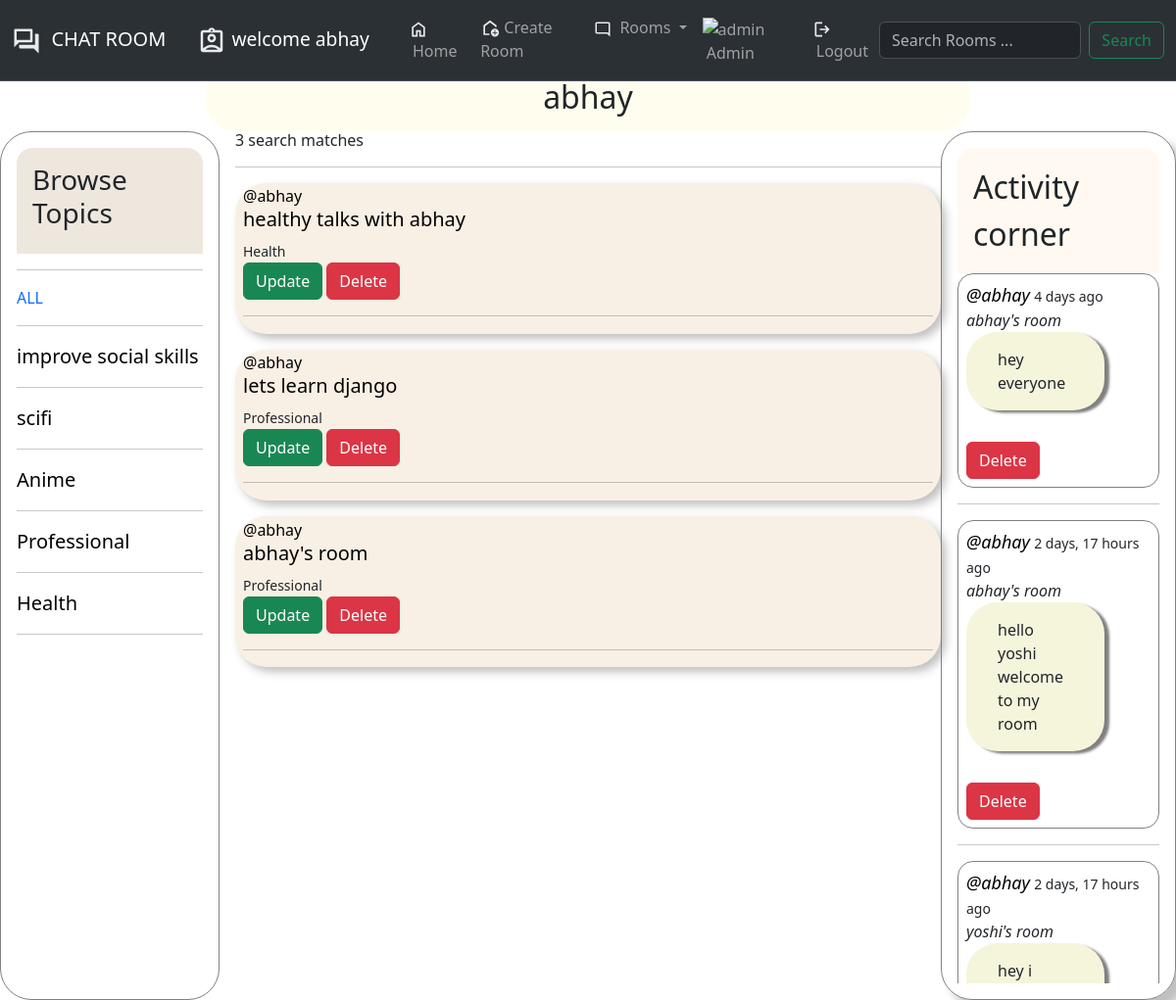
Screenshot of /profile/1 (signed in) with the database file from the repository.
### base/models.py (models this page shows, shortened)
class Topic(models.Model):
    name=models.CharField(max_length=200)

class Room(models.Model):
    host = models.ForeignKey(User , on_delete=models.SET_NULL ,null = True)
    topic = models.ForeignKey(Topic , on_delete=models.SET_NULL ,null = True)
    name = models.CharField(max_length=200)
    description = models.TextField(null=True , blank=True)
    updated = models.DateTimeField(auto_now=True)
    created = models.DateTimeField(auto_now_add=True)
    participants = models.ManyToManyField(User , related_name='participants')
    private = models.CharField(max_length=100)
    password = models.CharField(max_length=100 ,null = True)
    class Meta:
        ordering = ['-updated' , '-created']
    def __str__(self):
        return self.name

class Message(models.Model):
    user = models.ForeignKey(User , on_delete=models.CASCADE)
    room = models.ForeignKey(Room , on_delete=models.CASCADE)
    body = models.TextField()
    updated = models.DateTimeField(auto_now=True)
    created = models.DateTimeField(auto_now_add=True)
    class Meta:
        ordering = ['updated' , 'created']

### base/views.py (the view)
# urls.py: path('profile/<str:pk>',views.profilepage , name='profile' ),
@login_required(login_url='login')
def profilepage(request, pk):
    user = User.objects.get(id = pk)
    rooms = Room.objects.filter(host = user)
    pr = Message.objects.filter(user = user)
    topics = Topic.objects.all()
    rc = rooms.count()
    context = {
        'user':user,
        'rooms':rooms,
        'pr':pr,
        'topics':topics,
        'rc':rc
    }
    return render(request , 'base/profile.html', context)

### base/templates/base/profile.html (shortened to what this page needs)
{% extends 'main.html' %}
{% block content %}
{% load static %}
<div class="profilemain ">
    <h2 class="profileusername" >{{user.username}}</h2>
    <div class="main">
        {% include 'base/browsetopics.html' %}
        {% include 'base/allrooms.html' %}
        {% include 'base/activity.html' %}
    </div>
</div>
{% endblock content %}

### templates/navbar.html (shortened to what this page needs)
{% load static %}
    <nav class="navbar navbar-expand-lg bg-body-tertiary bg-dark border-bottom border-body" data-bs-theme="dark">
        <div class="container-fluid">
          <a class="navbar-brand" href="/"><img width="30rem"  src="{% static 'images/chat.svg' %}" alt="logo">&nbsp CHAT ROOM</a>
          {% if request.user.is_authenticated %}
            <div class="navbar-brand"><a class="weluser"  href="{% url 'profile' request.user.id %}"><img width="30rem"  src="{% static 'images/pp.svg' %}" alt="logo">&nbspwelcome {{request.user.username}}</a> </div>
            {% endif %}
          <div class="collapse navbar-collapse" id="navbarSupportedContent">
            <ul class="navbar-nav me-auto mb-2 mb-lg-0">
              <li class="nav-item">
                <a class="nav-link " aria-current="page" href="/"><img width="20rem"  src="{% static 'images/home.svg' %}" alt="home">&nbspHome&nbsp</a>
              </li>
              <li class="nav-item">
                <a class="nav-link" href="{% url 'createroom' %}"><img width="20rem"  src="{% static 'images/addroom.svg' %}" alt="create room">&nbspCreate Room&nbsp</a>
              </li>
              <li class="nav-item dropdown">
                <a class="nav-link dropdown-toggle" href="#" role="button" data-bs-toggle="dropdown" aria-expanded="false">
                  <img width="18rem"  src="{% static 'images/rooms.svg' %}" alt="logo">&nbsp Rooms
                </a>
              </li>
              <li class="nav-item">
                <a class="nav-link admin" href="/admin"><img width="20rem"  src="{% static 'images/admin.svg' %}" alt="admin">&nbspAdmin&nbsp</a>
              </li>
              {% if request.user.is_authenticated %}
              <li class="nav-item">
                <a class="nav-link" href="{% url 'logout' %}"><img width="20rem"  src="{% static 'images/logout.svg' %}" alt="logout">&nbspLogout</a>
              </li>
              {% else %}
              <li class="nav-item">
                <a class="nav-link" href="{% url 'login' %}"><img width="20rem"  src="{% static 'images/login.svg' %}" alt="login">&nbspLogin</a>
              </li>
              {% endif %}
            </ul>
            <form class="d-flex" role="search" method="GET" action="{% url 'home' %}">
              <input class="form-control me-2" type="text" name="q" placeholder="Search Rooms ..." aria-label="Search">
              <button class="btn btn-outline-success" type="submit">Search</button>
            </form>
          </div>
        </div>
      </nav>

### base/templates/base/browsetopics.html
<div class="browsemain" >
    <div class="browsetopichead"  >
        <h3>Browse Topics</h3>
    </div>
    <div class="browse-topics" >
        <hr>
        <div class="topics">
            <a style="text-decoration: none;" href="{% url 'home'%}?q=all">ALL</a>
            <hr>
        </div>
        {% for topic in topics %}
        <div class="topics">
            <a style="text-decoration: none;
                     color:black;
                     font-size: 20px;
                     " href="{% url 'home'%}?q={{topic.name}}">{{topic.name}}</a>
        <hr>
    </div>
        {% endfor %}
    </div>
</div>

### base/templates/base/allrooms.html
<div class="rooms">
    <div>
       <h6>{{rc}} search matches</h6>
    </div>
    <hr>
   {% for room in rooms %}
   <div class="roompanel">
       <span><a style="text-decoration: none; color: black;" href="{% url 'profile' room.host.id %}">@{{room.host.username}}</a></span>
       <h5>
           {% if room.private != 'yes' or room.host == request.user or request.user in room.participants.all %}
           <a href="{% url 'room' room.id %} " style="text-decoration: none; color: black;">
               {{room.name}}
           </a>
           {% else %}
           <a href="{% url 'roomcode' room.id %}" style="text-decoration: none; color: black;" >
               {{room.name}}
           </a>
           {% endif %}
       </h5>
       <small>{{room.topic.name}}</small>
       {% if request.user == room.host %}
       <div>
           <small><a class="btn btn-success" href="{% url 'updateroom' room.id %}" role="button">Update</a></small>
           <small><a class="btn btn-danger" href="{% url 'deleteroom' room.id %}" role="button">Delete</a></small>
        </div>
       {% endif %}
       <hr>
   </div>
   {% endfor %}
</div>

### base/templates/base/activity.html (shortened to what this page needs)
<div class="activitymain" >
    <div class="activityhead" >
        Activity corner
    </div>
    <div class="activity">
        {% for r in pr %}
        <div class="main-box">
            <small class="user"><a style="text-decoration: none; color: black;" href="{% url 'profile' r.user.id %}">@{{r.user}}</a></small>
            <small>{{r.created|timesince}} ago</small>
            <div class="roomname">{{r.room}}</div>
            <div class="msg-box">
                {{r.body}}
            </div>
            {% if r.user == request.user %}
            <small><a class="btn btn-danger" href="{% url 'deletemsg' r.id %}" role="button">Delete</a></small>
            {% endif %}
        </div>
        <hr>
        {% endfor %}
    </div>
</div>

### static/styles/main.css (style rules this page uses)
.navbar { position: fixed; top: 0; width: 100%; z-index: 10; }
.navbar-brand { margin-right: 2rem; }
.weluser { text-decoration: none; color:white; font-size:1.2rem ; }
.browsemain { padding: 1rem; border: solid gray 0.05rem; border-radius: 2rem; margin-right: 1rem; z-index: 3; }
.browsetopichead { padding: 1rem; background-color: rgb(238, 231, 222); border-top-left-radius: 1rem; border-top-right-radius: 1rem; }
.roompanel { padding: 0.1rem 0.5rem; box-shadow: 5px 5px 10px rgba(0,0,0,0.25); border-radius: 2rem; margin-bottom: 1rem; background-color: rgb(249, 240, 229); }
.main { display: grid; grid-template-columns: 1fr 3fr 1fr; }
.profileusername { margin: 0 auto; text-align: center; padding: 1rem 0rem; width:65%; border-radius: 2rem; background-color: rgb(255, 253, 237); }
.msg-box { padding:1rem 2rem; margin-bottom: 2rem; background-color: beige; width:fit-content; max-width: 75%; border-radius: 2rem; box-shadow: 10px 5px 5px rgba(0, 0, 0, 0.5); }
.user { font-weight: 500; font-style: italic; }
.roomname { font-style: italic; font-weight: 500; }
.user { font-size: 18px; font-weight: 400; }
.msg-box { padding:1rem 2rem; margin-bottom: 2rem; background-color: beige; width:fit-content; max-width: 75%; border-radius: 2rem; box-shadow: 5px 2.5px 2.5px rgba(0, 0, 0, 0.5); }
.activity { max-height:725px ; overflow: auto; }
.main-box { border-radius: 1rem; padding: 0.5rem; border: solid gray 0.05rem; }
.activitymain { padding: 1rem; border: solid gray 0.05rem; border-radius: 2rem; box-shadow: 10px 10px 10px rgba(0, 0, 0, 0.25); z-index: 3; height: fit-content; }
.activityhead { padding: 1rem; background-color: rgb(255, 249, 241); border-top-left-radius: 1rem; border-top-right-radius: 1rem; display: flex; font-weight: 500; font-size: 2rem; }

### rows the page displays
Topic: name "improve social skills"
Topic: name "scifi"
Topic: name "Anime"
Topic: name "Professional"
Topic: name "Health"
Room: host.username "abhay", name "healthy talks with abhay", topic.name "Health", shows "Update"
Room: host.username "abhay", name "lets learn django", topic.name "Professional", shows "Update"
Room: host.username "abhay", name "abhay's room", topic.name "Professional", shows "Update"
Message: user "abhay", created "4 days", room "abhay's room", body "hey everyone", shows "Delete"
Message: user "abhay", created "2 days, 17 hours", room "abhay's room", body "hello yoshi welcome to my room", shows "Delete"
Message: user "abhay", created "2 days, 17 hours", room "yoshi's room", body "hey i…"

### other values shown
{{ request.user.username }} "abhay"
{{ user.username }} "abhay"
{{ rc }} "3"
